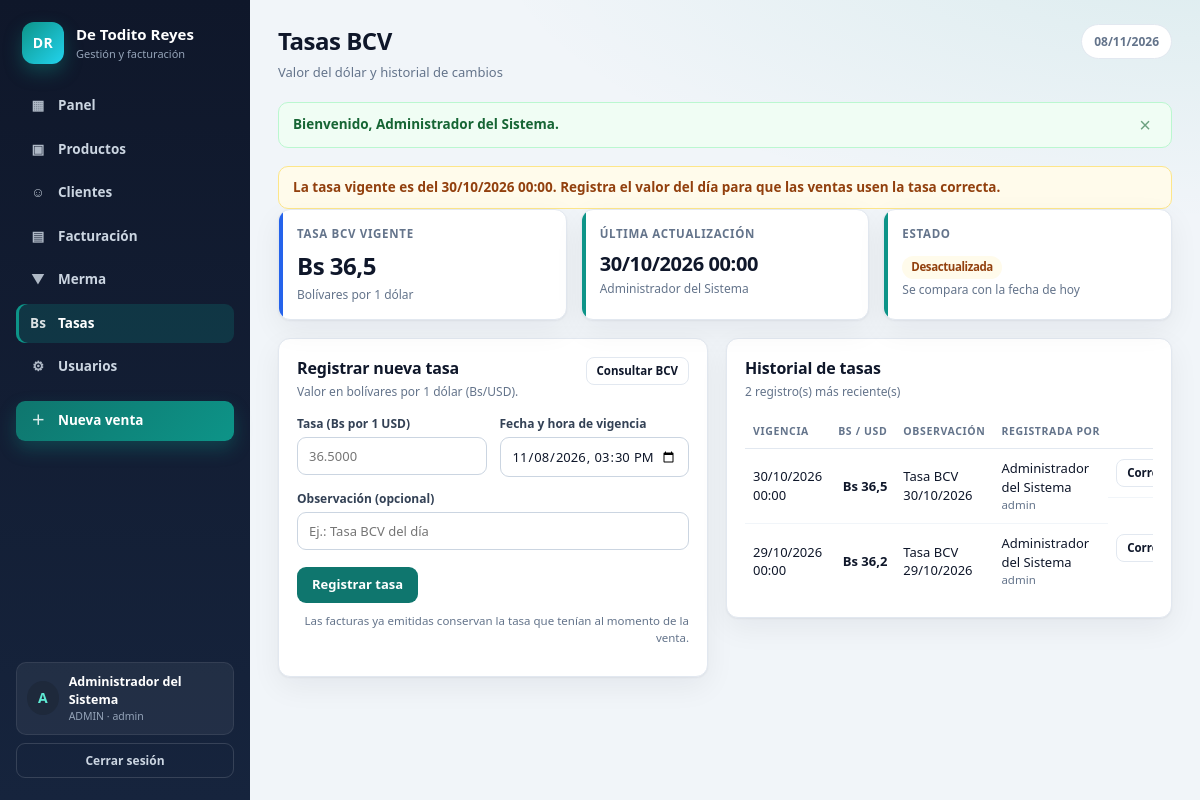
Screenshot of /tasas (signed in) with the database file from the repository.
### tables this page shows
CREATE TABLE usuarios (
  id_usuario    INT           NOT NULL AUTO_INCREMENT,
  cedula        VARCHAR(15)   NOT NULL,
  nombre_completo VARCHAR(100) NOT NULL,
  usuario_login VARCHAR(40)   NOT NULL,
  password_hash VARCHAR(255)  NOT NULL COMMENT 'Generado con password_hash() de PHP (bcrypt/argon2)',
  rol           ENUM('ADMIN','CAJERO') NOT NULL DEFAULT 'CAJERO',
  activo        TINYINT(1)    NOT NULL DEFAULT 1,
  creado        DATETIME      NOT NULL DEFAULT CURRENT_TIMESTAMP,
  PRIMARY KEY (id_usuario),
  UNIQUE KEY uq_usuarios_cedula (cedula),
  UNIQUE KEY uq_usuarios_login  (usuario_login),
  CONSTRAINT chk_usuarios_activo CHECK (activo IN (0,1))
);

CREATE TABLE tasas_cambio_bcv (
  id_tasa        INT           NOT NULL AUTO_INCREMENT,
  tasa_bcv_ves   DECIMAL(12,4) NOT NULL COMMENT 'Bs por 1 USD',
  fecha_vigencia DATETIME      NOT NULL,
  observacion    VARCHAR(100)  NULL,
  id_usuario     INT           NOT NULL,
  PRIMARY KEY (id_tasa),
  UNIQUE KEY uq_tasas_fecha (fecha_vigencia),
  KEY idx_tasas_usuario (id_usuario),
  CONSTRAINT fk_tasas_usuario
    FOREIGN KEY (id_usuario) REFERENCES usuarios (id_usuario)
    ON UPDATE CASCADE ON DELETE RESTRICT,
  CONSTRAINT chk_tasas_valor CHECK (tasa_bcv_ves > 0)
);

### app/vistas/tasas/index.php (the view, shortened to what the rows shown need)
<?php
$esEdicion = is_array($editar);
$valor = static function (string $campo, $defecto = '') use ($editar, $old) {
    if (is_array($old) && array_key_exists($campo, $old)) {
        return $old[$campo];
    }
    if (is_array($editar) && array_key_exists($campo, $editar)) {
        return $editar[$campo];
    }
    return $defecto;
};
$fechaValor = (string) $valor('fecha_vigencia');
if ($fechaValor === '') {
    $fechaValor = date('Y-m-d\TH:i');
} else {
    $fechaTimestamp = strtotime($fechaValor);
    $fechaValor = $fechaTimestamp !== false ? date('Y-m-d\TH:i', $fechaTimestamp) : date('Y-m-d\TH:i');
}
$tasaInput = (string) $valor('tasa_bcv_ves');
$tasaInput = $tasaInput !== '' ? input_cantidad($tasaInput, 4) : '';
require __DIR__ . '/../layout/header.php';
?>
<?php if ($tasaDesactualizada): ?>
    <div class="alert alert-warn">
        <span>
            <?= $tasaActual
                ? 'La tasa vigente es del ' . e(date('d/m/Y H:i', strtotime((string) $tasaActual['fecha_vigencia']))) . '.'
                : 'No hay una tasa BCV registrada.' ?>
            <?= is_admin()
                ? 'Registra el valor del día para que las ventas usen la tasa correcta.'
                : 'Solicita al administrador que actualice la tasa del día.' ?>
        </span>
    </div>
<?php endif; ?>
<section class="stats-grid stats-grid-3">
    <article class="stat-card stat-card-rate">
        <span class="stat-label">Tasa BCV vigente</span>
        <strong class="stat-value"><?= $tasaActual ? 'Bs ' . numero($tasaActual['tasa_bcv_ves'], 4) : '—' ?></strong>
        <small class="stat-foot">Bolívares por 1 dólar</small>
    </article>
    <article class="stat-card">
        <span class="stat-label">Última actualización</span>
        <strong class="stat-value" style="font-size:1.25rem">
            <?= $tasaActual ? e(date('d/m/Y H:i', strtotime((string) $tasaActual['fecha_vigencia']))) : 'Sin registro' ?>
        </strong>
        <small class="stat-foot">
            <?= $tasaActual ? e($tasaActual['usuario_nombre'] ?? $tasaActual['usuario_login'] ?? '') : 'Registra la primera tasa' ?>
        </small>
    </article>
    <article class="stat-card">
        <span class="stat-label">Estado</span>
        <strong class="stat-value" style="font-size:1.25rem">
            <?php if ($tasaActual): ?>
                <span class="badge <?= $tasaDesactualizada ? 'badge-warn' : 'badge-ok' ?>">
                    <?= $tasaDesactualizada ? 'Desactualizada' : 'Al día' ?>
                </span>
            <?php else: ?>
                <span class="badge badge-danger">Sin tasa</span>
            <?php endif; ?>
        </strong>
        <small class="stat-foot">Se compara con la fecha de hoy</small>
    </article>
</section>
<div class="grid-sidebar<?= is_admin() ? '' : ' grid-sidebar-single' ?>">
    <?php if (is_admin()): ?>
    <section class="panel">
        <div class="panel-head">
            <div>
                <h2><?= $esEdicion ? 'Corregir tasa' : 'Registrar nueva tasa' ?></h2>
                <p class="panel-sub">Valor en bolívares por 1 dólar (Bs/USD).</p>
            </div>
            <a class="btn btn-sm btn-ghost" href="https://www.bcv.org.ve/" target="_blank" rel="noopener noreferrer">
                Consultar BCV
            </a>
        </div>
        <form method="POST" action="<?= e(url('tasas')) ?>" class="form-grid">
            <label class="field">
                <span>Tasa (Bs por 1 USD)</span>
                <input type="number" name="tasa_bcv_ves" min="0.0001" step="0.0001" required
                       inputmode="decimal" placeholder="36.5000"
                       value="<?= e($tasaInput) ?>">
            </label>
            <label class="field">
                <span>Fecha y hora de vigencia</span>
                <input type="datetime-local" name="fecha_vigencia" required
                       value="<?= e($fechaValor) ?>">
            </label>
            <label class="field field-full">
                <span>Observación (opcional)</span>
                <input type="text" name="observacion" maxlength="100"
                       placeholder="Ej.: Tasa BCV del día"
                       value="<?= e($valor('observacion')) ?>">
            </label>
            <div class="form-actions field-full">
                <button type="submit" class="btn btn-primary">
                    <?= $esEdicion ? 'Guardar corrección' : 'Registrar tasa' ?>
                </button>
            </div>
        </form>
        <p class="muted small-note">
            Las facturas ya emitidas conservan la tasa que tenían al momento de la venta.
        </p>
    </section>
    <?php endif; ?>
    <section class="panel">
        <div class="panel-head">
            <div>
                <h2>Historial de tasas</h2>
                <p class="panel-sub"><?= count($tasas) ?> registro(s) más reciente(s)</p>
            </div>
        </div>
        <?php if ($tasas): ?>
            <div class="table-wrap">
                <table>
                    <thead>
                        <tr>
                            <th>Vigencia</th>
                            <th class="num">Bs / USD</th>
                            <th>Observación</th>
                            <th>Registrada por</th>
                            <?php if (is_admin()): ?><th></th><?php endif; ?>
                        </tr>
                    </thead>
                    <tbody>
                    <?php foreach ($tasas as $t): ?>
                        <tr>
                            <td><?= e(date('d/m/Y H:i', strtotime((string) $t['fecha_vigencia']))) ?></td>
                            <td class="num"><strong>Bs <?= numero($t['tasa_bcv_ves'], 4) ?></strong></td>
                            <td><?= e($t['observacion'] ?? '—') ?></td>
                            <td>
                                <?= e($t['usuario_nombre'] ?? '') ?>
                                <small class="muted"><?= e($t['usuario_login'] ?? '') ?></small>
                            </td>
                            <?php if (is_admin()): ?>
                            <td class="acciones">
                                <a class="btn btn-sm btn-ghost"
                                   href="<?= e(url('tasas', ['editar' => (int) $t['id_tasa']])) ?>">
                                    Corregir
                                </a>
                            </td>
                            <?php endif; ?>
                        </tr>
                    <?php endforeach; ?>
                    </tbody>
                </table>
            </div>
        <?php endif; ?>
    </section>
</div>
<?php require __DIR__ . '/../layout/footer.php'; ?>

### app/vistas/layout/header.php (shortened to what the rows shown need)
<?php
$usuario = current_user();
$flash   = flashes();
$activo  = $activo ?? '';
$titulo  = $titulo ?? 'De Todito Reyes';
$esAdmin = is_admin();
?>
<!DOCTYPE html>
<html lang="es">
<head>
    <link rel="stylesheet" href="<?= e(url('assets/css/estilos.css')) ?>">
</head>
<body>
<div class="app">
    <aside class="sidebar" data-sidebar>
        <div class="brand">
            <span class="brand-mark">DR</span>
            <div>
                <strong>De Todito Reyes</strong>
                <small><?= $esAdmin ? 'Gestión y facturación' : 'Punto de venta' ?></small>
            </div>
        </div>
        <nav class="menu">
            <a class="<?= $activo === 'inicio' ? 'activo' : '' ?>" href="<?= e(url('panel')) ?>">
                <span>▦</span> <?= $esAdmin ? 'Panel' : 'Mi panel' ?>
            </a>
            <?php if ($esAdmin): ?>
                <a class="<?= $activo === 'productos' ? 'activo' : '' ?>" href="<?= e(url('productos')) ?>">
                    <span>▣</span> Productos
                </a>
            <?php endif; ?>
            <a class="<?= $activo === 'clientes' ? 'activo' : '' ?>" href="<?= e(url('clientes')) ?>">
                <span>☺</span> Clientes
            </a>
            <a class="<?= $activo === 'facturacion' ? 'activo' : '' ?>" href="<?= e(url('facturacion')) ?>">
                <span>▤</span> Facturación
            </a>
            <a class="<?= $activo === 'mermas' ? 'activo' : '' ?>" href="<?= e(url('mermas')) ?>">
                <span>▼</span> Merma
            </a>
            <?php if ($esAdmin): ?>
                <a class="<?= $activo === 'tasas' ? 'activo' : '' ?>" href="<?= e(url('tasas')) ?>">
                    <span>Bs</span> Tasas
                </a>
                <a class="<?= $activo === 'usuarios' ? 'activo' : '' ?>" href="<?= e(url('usuarios')) ?>">
                    <span>⚙</span> Usuarios
                </a>
            <?php endif; ?>
            <a class="menu-cta" href="<?= e(url('facturacion/nueva')) ?>">
                <span>＋</span> Nueva venta
            </a>
        </nav>
        <div class="sidebar-foot">
            <div class="user-chip">
                <span class="avatar"><?= e(strtoupper(substr((string) $usuario['nombre_completo'], 0, 1))) ?></span>
                <div>
                    <strong><?= e($usuario['nombre_completo']) ?></strong>
                    <small><?= e($usuario['rol']) ?> · <?= e($usuario['usuario_login']) ?></small>
                </div>
            </div>
            <form method="POST" action="<?= e(url('logout')) ?>" class="logout-form">
                <button type="submit" class="btn-logout">Cerrar sesión</button>
            </form>
        </div>
    </aside>
    <main class="main">
        <header class="topbar">
            <div>
                <h1><?= e($titulo) ?></h1>
                <?php if (!empty($subtitulo)): ?>
                    <p><?= e($subtitulo) ?></p>
                <?php endif; ?>
            </div>
            <div class="topbar-date"><?= e(date('d/m/Y')) ?></div>
        </header>
        <?php if ($flash): ?>
            <div class="alerts">
                <?php foreach ($flash as $item): ?>
                    <div class="alert alert-<?= e($item['tipo']) ?>">
                        <span><?= e($item['mensaje']) ?></span>
                        <button type="button" class="alert-close" data-alert-close aria-label="Cerrar">×</button>
                    </div>
                <?php endforeach; ?>
            </div>
        <?php endif; ?>

### rows the page displays
usuarios: nombre_completo "A", nombre_completo "Administrador del Sistema", rol "ADMIN", usuario_login "admin"
tasas_cambio_bcv: fecha_vigencia "30/10/2026 00:00", tasa_bcv_ves "36,5", observacion "Tasa BCV 30/10/2026", id_usuario.nombre_completo "Administrador del Sistema", id_usuario.usuario_login "admin"
tasas_cambio_bcv: fecha_vigencia "29/10/2026 00:00", tasa_bcv_ves "36,2", observacion "Tasa BCV 29/10/2026", id_usuario.nombre_completo "Administrador del Sistema", id_usuario.usuario_login "admin"

### other values shown
$titulo "Tasas BCV"
$subtitulo "Valor del dólar y historial de cambios"
$item['mensaje'] "Bienvenido, Administrador del Sistema."
count($tasas) "2"
